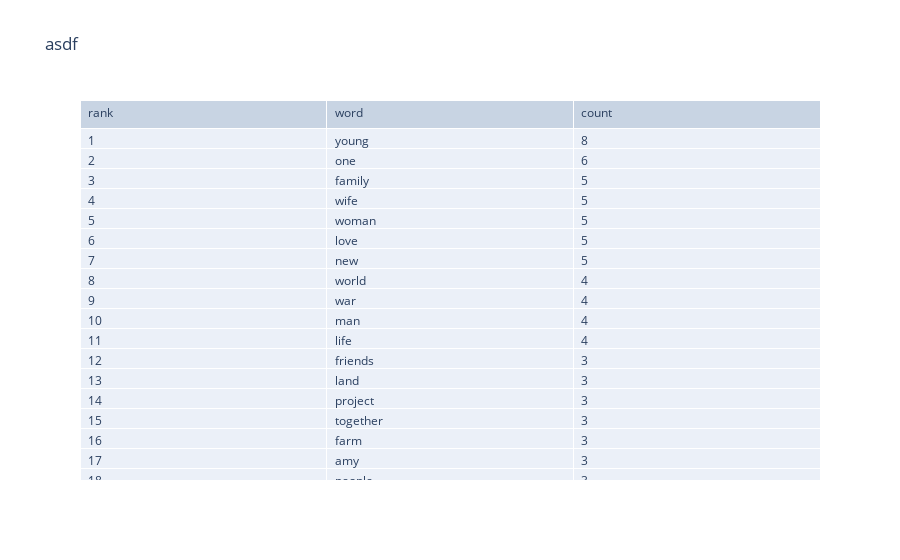

This figure's notebook cell:
### Code cell
fig = go.Figure([go.Table(
    header=dict(values=list(words.columns),
                align='left'),
    cells=dict(values=[words['rank'], words['word'], words['count']],
               align='left'))
], go.Layout(title = 'asdf'))
fig.show()

### Figure 1 — Plotly figure (JSON) as saved in the notebook; plotly's stock layout.template omitted (floating-point values rounded to 4 significant figures; data arrays with more than 128 entries replaced by an {"elided": "..."} marker saying what was removed)
{"data": [{"cells": {"align": "left", "values": {"elided": "3x638 mixed values"}}, "header": {"align": "left", "values": ["rank", "word", "count"]}, "type": "table"}], "layout": {"autosize": true, "title": {"text": "asdf"}}}
